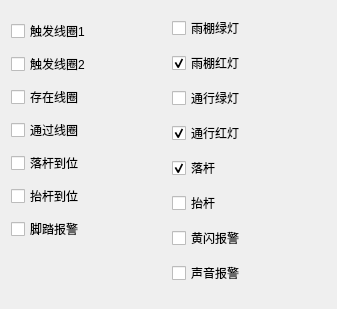
<?xml version="1.0" encoding="UTF-8"?>
<ui version="4.0">
 <class>FormMockIO</class>
 <widget class="QWidget" name="FormMockIO">
  <property name="geometry">
   <rect>
    <x>0</x>
    <y>0</y>
    <width>337</width>
    <height>309</height>
   </rect>
  </property>
  <property name="windowTitle">
   <string>数字IO信号模拟</string>
  </property>
  <layout class="QGridLayout" name="gridLayout">
   <item row="0" column="0" rowspan="7">
    <layout class="QVBoxLayout" name="verticalLayout">
     <item>
      <widget class="QCheckBox" name="DI_LoopTrig1">
       <property name="text">
        <string>触发线圈1</string>
       </property>
      </widget>
     </item>
     <item>
      <widget class="QCheckBox" name="DI_LoopTrig2">
       <property name="text">
        <string>触发线圈2</string>
       </property>
      </widget>
     </item>
     <item>
      <widget class="QCheckBox" name="DI_LoopFront">
       <property name="text">
        <string>存在线圈</string>
       </property>
      </widget>
     </item>
     <item>
      <widget class="QCheckBox" name="DI_LoopBack">
       <property name="text">
        <string>通过线圈</string>
       </property>
      </widget>
     </item>
     <item>
      <widget class="QCheckBox" name="DI_BarrierDown">
       <property name="text">
        <string>落杆到位</string>
       </property>
      </widget>
     </item>
     <item>
      <widget class="QCheckBox" name="DI_BarrierUp">
       <property name="text">
        <string>抬杆到位</string>
       </property>
      </widget>
     </item>
     <item>
      <widget class="QCheckBox" name="DI_AlarmDetector">
       <property name="text">
        <string>脚踏报警</string>
       </property>
      </widget>
     </item>
    </layout>
   </item>
   <item row="0" column="1">
    <widget class="QCheckBox" name="DO_CanopyLightGreen">
     <property name="text">
      <string>雨棚绿灯</string>
     </property>
    </widget>
   </item>
   <item row="1" column="1">
    <widget class="QCheckBox" name="DO_CanopyLightRed">
     <property name="text">
      <string>雨棚红灯</string>
     </property>
     <property name="checked">
      <bool>true</bool>
     </property>
    </widget>
   </item>
   <item row="2" column="1">
    <widget class="QCheckBox" name="DO_PassLightGreen">
     <property name="text">
      <string>通行绿灯</string>
     </property>
    </widget>
   </item>
   <item row="3" column="1">
    <widget class="QCheckBox" name="DO_PassLightRed">
     <property name="text">
      <string>通行红灯</string>
     </property>
     <property name="checked">
      <bool>true</bool>
     </property>
    </widget>
   </item>
   <item row="4" column="1">
    <widget class="QCheckBox" name="DO_BarrierDown">
     <property name="text">
      <string>落杆</string>
     </property>
     <property name="checked">
      <bool>true</bool>
     </property>
    </widget>
   </item>
   <item row="5" column="1">
    <widget class="QCheckBox" name="DO_BarrierUp">
     <property name="text">
      <string>抬杆</string>
     </property>
    </widget>
   </item>
   <item row="6" column="1">
    <widget class="QCheckBox" name="DO_AlarmLight">
     <property name="text">
      <string>黄闪报警</string>
     </property>
    </widget>
   </item>
   <item row="7" column="1">
    <widget class="QCheckBox" name="DO_AlarmSound">
     <property name="text">
      <string>声音报警</string>
     </property>
    </widget>
   </item>
  </layout>
 </widget>
 <layoutdefault spacing="6" margin="11"/>
 <resources/>
 <connections/>
</ui>
